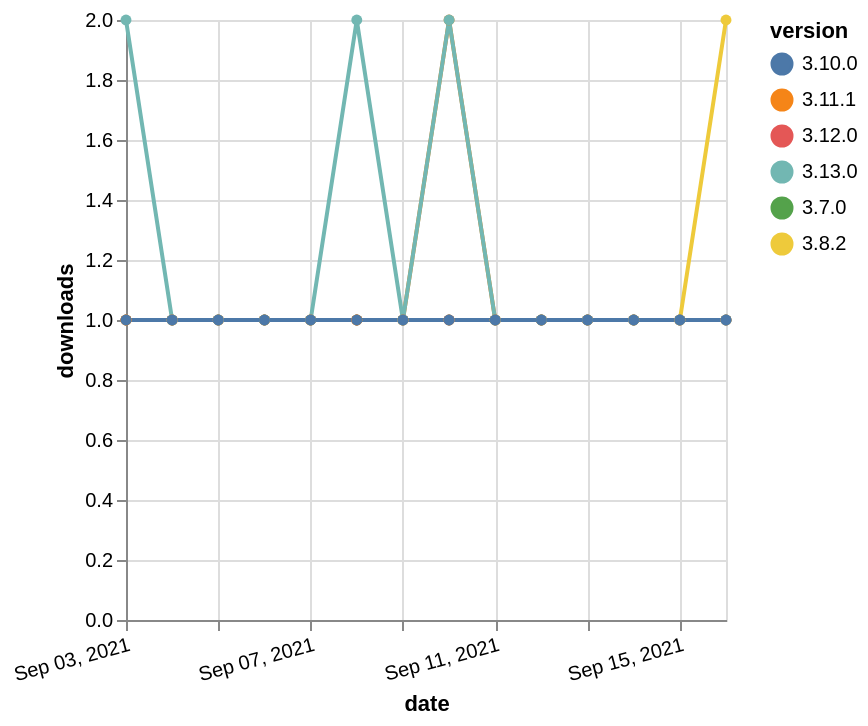

The specification (Vega-Lite) saved for this image:
### Vega-Lite specification from a JSON file in a GitHub repository (floating-point values rounded to 4 significant figures)
{"$schema": "https://vega.github.io/schema/vega-lite/v5.json", "description": "A simple bar chart with embedded data.", "data": {"values": [{"date": "2021-09-03", "total": 213, "delta": 1, "version": "3.7.0"}, {"date": "2021-09-04", "total": 214, "delta": 1, "version": "3.7.0"}, {"date": "2021-09-05", "total": 215, "delta": 1, "version": "3.7.0"}, {"date": "2021-09-06", "total": 216, "delta": 1, "version": "3.7.0"}, {"date": "2021-09-07", "total": 217, "delta": 1, "version": "3.7.0"}, {"date": "2021-09-08", "total": 218, "delta": 1, "version": "3.7.0"}, {"date": "2021-09-09", "total": 219, "delta": 1, "version": "3.7.0"}, {"date": "2021-09-10", "total": 220, "delta": 1, "version": "3.7.0"}, {"date": "2021-09-11", "total": 221, "delta": 1, "version": "3.7.0"}, {"date": "2021-09-12", "total": 222, "delta": 1, "version": "3.7.0"}, {"date": "2021-09-13", "total": 223, "delta": 1, "version": "3.7.0"}, {"date": "2021-09-14", "total": 224, "delta": 1, "version": "3.7.0"}, {"date": "2021-09-15", "total": 225, "delta": 1, "version": "3.7.0"}, {"date": "2021-09-16", "total": 226, "delta": 1, "version": "3.7.0"}, {"date": "2021-09-03", "total": 386, "delta": 1, "version": "3.8.2"}, {"date": "2021-09-04", "total": 387, "delta": 1, "version": "3.8.2"}, {"date": "2021-09-05", "total": 388, "delta": 1, "version": "3.8.2"}, {"date": "2021-09-06", "total": 389, "delta": 1, "version": "3.8.2"}, {"date": "2021-09-07", "total": 390, "delta": 1, "version": "3.8.2"}, {"date": "2021-09-08", "total": 391, "delta": 1, "version": "3.8.2"}, {"date": "2021-09-09", "total": 392, "delta": 1, "version": "3.8.2"}, {"date": "2021-09-10", "total": 393, "delta": 1, "version": "3.8.2"}, {"date": "2021-09-11", "total": 394, "delta": 1, "version": "3.8.2"}, {"date": "2021-09-12", "total": 395, "delta": 1, "version": "3.8.2"}, {"date": "2021-09-13", "total": 396, "delta": 1, "version": "3.8.2"}, {"date": "2021-09-14", "total": 397, "delta": 1, "version": "3.8.2"}, {"date": "2021-09-15", "total": 398, "delta": 1, "version": "3.8.2"}, {"date": "2021-09-16", "total": 400, "delta": 2, "version": "3.8.2"}, {"date": "2021-09-03", "total": 168, "delta": 1, "version": "3.12.0"}, {"date": "2021-09-04", "total": 169, "delta": 1, "version": "3.12.0"}, {"date": "2021-09-05", "total": 170, "delta": 1, "version": "3.12.0"}, {"date": "2021-09-06", "total": 171, "delta": 1, "version": "3.12.0"}, {"date": "2021-09-07", "total": 172, "delta": 1, "version": "3.12.0"}, {"date": "2021-09-08", "total": 173, "delta": 1, "version": "3.12.0"}, {"date": "2021-09-09", "total": 174, "delta": 1, "version": "3.12.0"}, {"date": "2021-09-10", "total": 175, "delta": 1, "version": "3.12.0"}, {"date": "2021-09-11", "total": 176, "delta": 1, "version": "3.12.0"}, {"date": "2021-09-12", "total": 177, "delta": 1, "version": "3.12.0"}, {"date": "2021-09-13", "total": 178, "delta": 1, "version": "3.12.0"}, {"date": "2021-09-14", "total": 179, "delta": 1, "version": "3.12.0"}, {"date": "2021-09-15", "total": 180, "delta": 1, "version": "3.12.0"}, {"date": "2021-09-16", "total": 181, "delta": 1, "version": "3.12.0"}, {"date": "2021-09-03", "total": 149, "delta": 1, "version": "3.11.1"}, {"date": "2021-09-04", "total": 150, "delta": 1, "version": "3.11.1"}, {"date": "2021-09-05", "total": 151, "delta": 1, "version": "3.11.1"}, {"date": "2021-09-06", "total": 152, "delta": 1, "version": "3.11.1"}, {"date": "2021-09-07", "total": 153, "delta": 1, "version": "3.11.1"}, {"date": "2021-09-08", "total": 154, "delta": 1, "version": "3.11.1"}, {"date": "2021-09-09", "total": 155, "delta": 1, "version": "3.11.1"}, {"date": "2021-09-10", "total": 157, "delta": 2, "version": "3.11.1"}, {"date": "2021-09-11", "total": 158, "delta": 1, "version": "3.11.1"}, {"date": "2021-09-12", "total": 159, "delta": 1, "version": "3.11.1"}, {"date": "2021-09-13", "total": 160, "delta": 1, "version": "3.11.1"}, {"date": "2021-09-14", "total": 161, "delta": 1, "version": "3.11.1"}, {"date": "2021-09-15", "total": 162, "delta": 1, "version": "3.11.1"}, {"date": "2021-09-16", "total": 163, "delta": 1, "version": "3.11.1"}, {"date": "2021-09-03", "total": 112, "delta": 2, "version": "3.13.0"}, {"date": "2021-09-04", "total": 113, "delta": 1, "version": "3.13.0"}, {"date": "2021-09-05", "total": 114, "delta": 1, "version": "3.13.0"}, {"date": "2021-09-06", "total": 115, "delta": 1, "version": "3.13.0"}, {"date": "2021-09-07", "total": 116, "delta": 1, "version": "3.13.0"}, {"date": "2021-09-08", "total": 118, "delta": 2, "version": "3.13.0"}, {"date": "2021-09-09", "total": 119, "delta": 1, "version": "3.13.0"}, {"date": "2021-09-10", "total": 121, "delta": 2, "version": "3.13.0"}, {"date": "2021-09-11", "total": 122, "delta": 1, "version": "3.13.0"}, {"date": "2021-09-12", "total": 123, "delta": 1, "version": "3.13.0"}, {"date": "2021-09-13", "total": 124, "delta": 1, "version": "3.13.0"}, {"date": "2021-09-14", "total": 125, "delta": 1, "version": "3.13.0"}, {"date": "2021-09-15", "total": 126, "delta": 1, "version": "3.13.0"}, {"date": "2021-09-16", "total": 127, "delta": 1, "version": "3.13.0"}, {"date": "2021-09-03", "total": 165, "delta": 1, "version": "3.10.0"}, {"date": "2021-09-04", "total": 166, "delta": 1, "version": "3.10.0"}, {"date": "2021-09-05", "total": 167, "delta": 1, "version": "3.10.0"}, {"date": "2021-09-06", "total": 168, "delta": 1, "version": "3.10.0"}, {"date": "2021-09-07", "total": 169, "delta": 1, "version": "3.10.0"}, {"date": "2021-09-08", "total": 170, "delta": 1, "version": "3.10.0"}, {"date": "2021-09-09", "total": 171, "delta": 1, "version": "3.10.0"}, {"date": "2021-09-10", "total": 172, "delta": 1, "version": "3.10.0"}, {"date": "2021-09-11", "total": 173, "delta": 1, "version": "3.10.0"}, {"date": "2021-09-12", "total": 174, "delta": 1, "version": "3.10.0"}, {"date": "2021-09-13", "total": 175, "delta": 1, "version": "3.10.0"}, {"date": "2021-09-14", "total": 176, "delta": 1, "version": "3.10.0"}, {"date": "2021-09-15", "total": 177, "delta": 1, "version": "3.10.0"}, {"date": "2021-09-16", "total": 178, "delta": 1, "version": "3.10.0"}]}, "width": "container", "mark": {"type": "line", "point": {"filled": true}}, "encoding": {"x": {"field": "date", "type": "temporal", "timeUnit": "yearmonthdate", "title": "date", "axis": {"labelAngle": -15}}, "y": {"field": "delta", "type": "quantitative", "title": "downloads"}, "color": {"field": "version", "type": "nominal"}, "tooltip": {"field": "delta"}}}
